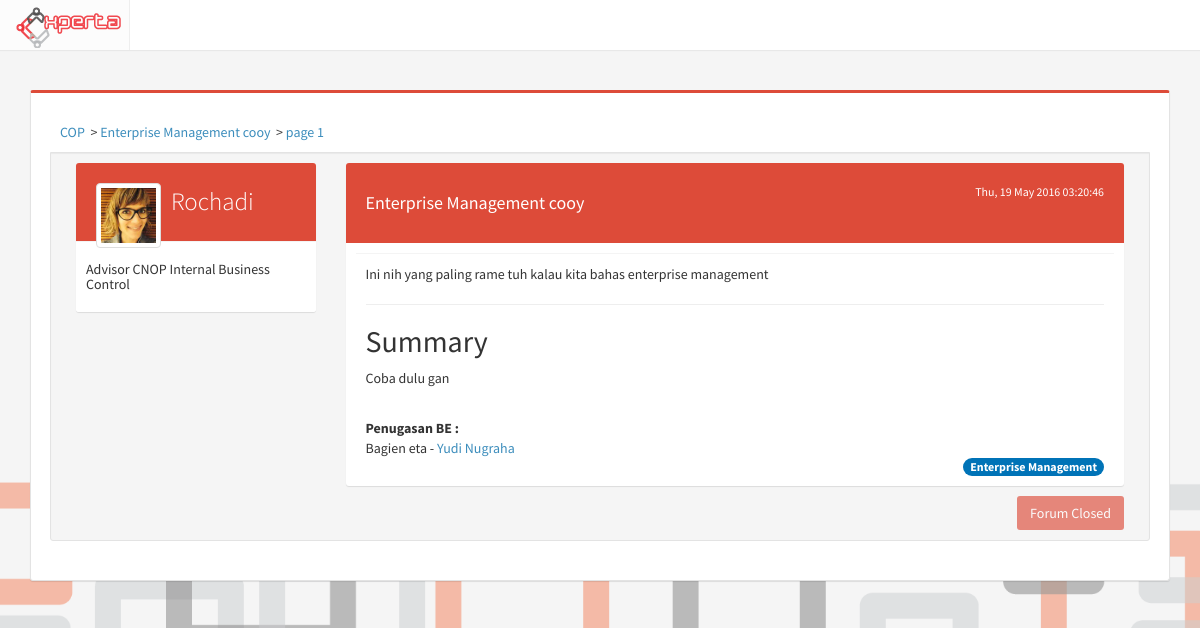
/cop/bp_view/8, run on the app's committed database.
### tables this page shows
CREATE TABLE `cop` (
  `id_cop` int(11) NOT NULL,
  `id_scope` int(11) DEFAULT NULL,
  `id_user` int(11) NOT NULL,
  `title` varchar(200) NOT NULL,
  `content` text NOT NULL,
  `summary` text,
  `type` int(11) NOT NULL,
  `created_at` timestamp NOT NULL DEFAULT CURRENT_TIMESTAMP,
  `updated_at` timestamp NOT NULL DEFAULT CURRENT_TIMESTAMP ON UPDATE CURRENT_TIMESTAMP,
  `status` int(11) NOT NULL DEFAULT '1'
);

CREATE TABLE `profile` (
  `id_profile` int(11) NOT NULL,
  `NIK` varchar(50) NOT NULL,
  `id_user` int(11) NOT NULL,
  `fullname` varchar(255) NOT NULL,
  `birthdate` date DEFAULT NULL,
  `gender` enum('M','F') DEFAULT NULL,
  `id_expert` int(11) DEFAULT NULL,
  `point` int(11) NOT NULL DEFAULT '0',
  `pic` varchar(500) DEFAULT 'default.jpeg',
  `updated_at` timestamp NOT NULL DEFAULT CURRENT_TIMESTAMP ON UPDATE CURRENT_TIMESTAMP,
  `login` int(11) NOT NULL DEFAULT '0'
);

CREATE TABLE `expert` (
  `id_expert` int(11) NOT NULL,
  `id_directorate` int(11) NOT NULL,
  `expert_name` varchar(100) NOT NULL
);

CREATE TABLE `step` (
  `id_step` int(11) NOT NULL,
  `id_user` int(11) NOT NULL,
  `id_scope` int(11) NOT NULL,
  `step` int(11) NOT NULL,
  `keterangan` varchar(500) NOT NULL,
  `id_cop` int(11) NOT NULL,
  `bp_quota` int(11) NOT NULL
);

CREATE TABLE `scope` (
  `id_scope` int(11) NOT NULL,
  `scope_name` varchar(50) NOT NULL
);

### application/controllers/Cop.php (called while the page is built, shortened)
<?php
class Cop extends CI_Controller
{
	function __construct(){
		$this->load->model('Cop_model');
	}
	public function bp_view($id_cop, $page = 1){
		$page--;
		$data['thread'] = $this->Cop_model->bp_get_thread($id_cop);
		$data['title'] = "Best Practice - ".$data['thread'][0]->title;
		$comment = $this->Cop_model->get_comment($id_cop, $page);
		$data['comment'] = $comment['data'];
		$data['id_cop'] = $id_cop;
		$data['penugasan'] = $this->Cop_model->bp_penugasan($id_cop);
		$data['page'] = '';
		$data['tree'][0] = array('title' => 'COP' , 'url' => site_url('cop') );
		$data['tree'][1] = array('title' => $data['thread'][0]->title , 'url' => site_url('cop/bp_view/'.$id_cop) );
		$data['tree'][2] = array('title' => 'page '.($page+1) , 'url' => site_url('cop/bp_view/'.$id_cop.'/'.($page+1) ));
		$this->load->view('cop/bp_view',$data);
	}
}

### index.php (called while the page is built, shortened)
<?php
require_once BASEPATH.'core/CodeIgniter.php';

### application/models/Cop_model.php (called while the page is built, shortened)
<?php
	class Cop_model extends CI_Model
	{
		function bp_get_thread($id){
			return $this->db->query("SELECT scope_name, scope.id_scope, title, cop.status, cop.summary, id_cop, content, user.id_user, cop.created_at, cop.updated_at, fullname, expert_name
				FROM cop, user, profile, expert, scope
				WHERE cop.id_user = user.id_user
					AND cop.id_scope = scope.id_scope
					AND id_cop = '$id'
					AND user.id_user = profile.id_user
					AND profile.id_expert = expert.id_expert
				")->result();
		}
		function bp_penugasan($id_cop){
			return $this->db->query("SELECT keterangan, fullname, step.id_user
				FROM step, profile
				WHERE step.id_user = profile.id_user
					AND id_cop = '$id_cop' ")->result();
		}
	}

### application/views/cop/bp_view.php (the view, shortened to what this page needs)
<?php include '/application/views/header.php' ?>
	<link rel="stylesheet" type="text/css" href="<?= base_url('assets/css/bootstrap3-wysihtml5.min.css') ?>">
	<div class="container">
	<div class="row">
	<div class="col-md-12 isi">
	<div class="col-md-12 box box-danger well">
		<div class="box-header">
		<?php $i=0; foreach ($tree as $tangkal): ?>
			<?php if ($i): ?>
				<?php echo '> ' ?>
			<?php endif ?>
			<a href="<?php echo $tangkal['url'] ?>"><?php echo $tangkal['title'] ?></a>&nbsp;
		<?php $i++; endforeach ?>
		</div>
		<div class="box-body well">
			<div class="col-md-3">
				<div class="box box-widget widget-user-2">
                <div class="widget-user-header bg-red">
                  <div class="widget-user-image">
                    <img class="img-thumbnail" width="20" height="20" src="http://localhost/adminlte/dist/img/user7-128x128.jpg" alt="user image">
                  </div>
                  <h4 class="widget-user-username">
                  	<a class="clearlink" href="<?php echo site_url('account/user/'.$thread[0]->id_user)  ?>">
                  		<?php echo $thread[0]->fullname; ?>
                  	</a>
                  </h4>
                </div>
                <div class="box-footer">
                  <h5><?= $thread[0]->expert_name; ?></h5>
                </div>
              </div>
			</div>
			<div class="col-md-9">
				<div class="box box-widget widget-user-2">
					<div class="widget-user-header bg-red">
							<small class="pull-right">
								<?php echo date('D, d M Y H:i:s',strtotime($thread[0]->created_at)) ?>
							</small>
							<h4><?= $thread[0]->title; ?></h4>
					</div>
					<div class="box-footer content-forum">
						<?= $thread[0]->content; ?>
						<?php if (!$thread[0]->status): ?>
							<hr>
							<h2 class="text-left">Summary</h2>
							<?php echo $thread[0]->summary ?>
							<br>
							<strong>Penugasan BE :</strong> <br>
							<?php foreach ($penugasan as $topic): ?>
								<?php echo $topic->keterangan ?> - <a href="<?php echo site_url('profile/'.$topic->id_user) ?>"><?php echo $topic->fullname ?></a><br>
							<?php endforeach ?>
						<?php endif ?>
						<span class="pull-right badge bg-blue"><?php echo $thread[0]->scope_name ?></span>
					</div>
					<?php if (!$thread[0]->status): ?>
						<a class="btn disabled bg-red pull-right" >
							Forum Closed
						</a>
					<?php endif ?>
				</div>
			</div>
		</div>
	</div>
	</div>

### assets/css/main.css (style rules this page uses)
body { background-color: #ecf0f5; margin-top: 50px; }
.full { background: url('../img/backimg.png') no-repeat center center fixed; -webkit-background-size: cover; -moz-background-size: cover; background-size: cover; -o-background-size: cover; }
h2 { text-align: center; }
.isi { margin-top: 40px; }
.clearlink { color: #fff; }
.content-forum { margin: 10px; text-align: justify; }

### data on the page
cop: profile.fullname "Rochadi", expert.expert_name "Advisor CNOP Internal Business Control", created_at "Thu, 19 May 2016 03:20:46", title "Enterprise Management cooy", content "Ini nih yang paling rame tuh kalau kita bahas enterprise management", summary "Coba dulu gan", id_scope.scope_name "Enterprise Management"
step: keterangan "Bagien eta", profile.fullname "Yudi Nugraha"

### other printed values
$tangkal['title'] "COP"
$tangkal['title'] "Enterprise Management cooy"
$tangkal['title'] "page 1"
